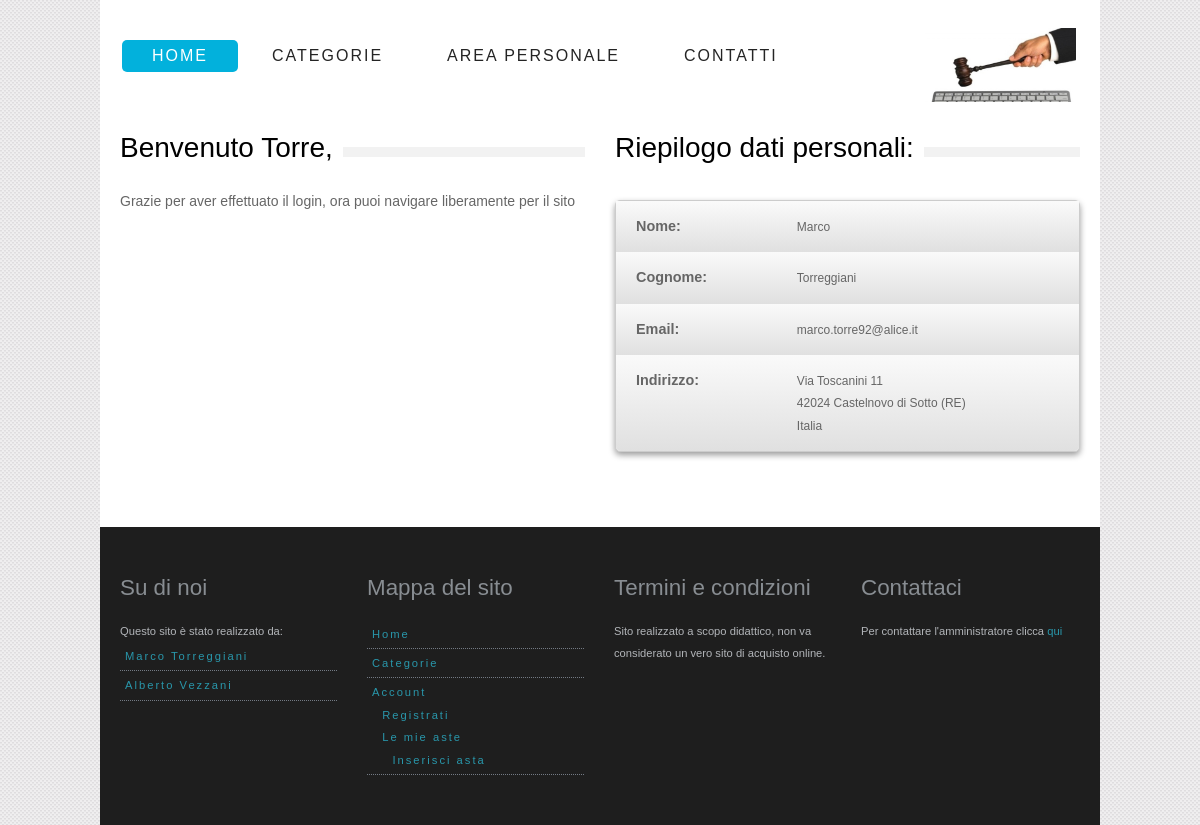
/account/ (signed in), run on the app's committed database.
### AsteOnLine/models.py (models this page shows)
class MyUser (AbstractUser):
    indirizzo=models.TextField(max_length=200)

### GestioneUtenti/views.py (the view)
@login_required(login_url='/account/login')
def portal_main_page(request):
    return render_to_response('GestioneUtenti/profilo.html',{'request':request})

### GestioneUtenti/templates/GestioneUtenti/profilo.html (shortened to what this page needs)
{% extends "GestioneUtenti/base.html" %}
{% block body %}
    <div class="one-half">
        <div class="heading_bg">
            <h2>Benvenuto {{ request.user.username|capfirst }},</h2>
            <p>Grazie per aver effettuato il login, ora puoi navigare liberamente per il sito</p>
        </div>
    </div>
    <div class="one-half last">
        <div class="heading_bg">
            <h2>Riepilogo dati personali:</h2>
            <table>
                <tr>
                    <td><strong>Nome:</strong></td>
                    <td>{{ request.user.first_name }}</td>
                </tr>
                <tr>
                    <td><strong>Cognome:</strong></td>
                    <td>{{ request.user.last_name }}</td>
                </tr>
                <tr>
                    <td><strong>Email:</strong></td>
                    <td>{{ request.user.email }}</td>
                </tr>
                <tr>
                    <td><strong>Indirizzo:</strong></td>
                    <td>{{ request.user.indirizzo|linebreaksbr }}</td>
                </tr>
            </table>
        </div>
    </div>
{% endblock %}

### GestioneUtenti/static/GestioneUtenti/css/style.css (style rules this page uses)
html,body,div,span,applet,object,iframe,h1,h2,h3,h4,h5,h6,p,blockquote,pre,a,abbr,acronym,address,big,cite,code,del,dfn,em,font,img,ins,kbd,q,s,samp,small,strike,strong,sub,sup,tt,var,dl,dt,dd,ol,ul,li,fieldset,form,label,legend,table,caption,tbody,tfoot,thead,tr,th,td { margin:0;padding:0;border:0;outline:0;font-weight:inherit;font-style:inherit;font-family:inherit;vertical-align:baseline }
table { border-collapse:separate;border-spacing:0 }
caption,th,td { text-align:left;font-weight:400 }
body { font-family: Arial, Helvetica, sans-serif; font-size: .875em; line-height: 1.6em; background: #fff url(../img/body_bg.png) fixed; color: #666; }
h1, h2, h3, h4 { font-family: "QuicksandBook", Arial, sans-serif }
h2, h3 { margin: 20px 0; color: #000; font-weight: normal; text-transform:normal }
h2 { font-size: 2em }
.heading_bg { background: url(../img/heading_bg.png) repeat-x 0 30px }
.heading_bg h1, .heading_bg h2, .heading_bg h3, .heading_bg h4 { background: #FFF; padding-right: 10px; display: inline-block }
p { padding: 10px 0; font-size: 1em; }
strong { font-weight: bold; font-size: 1.2em }
table { background:#eaeaea; font-family: Arial, Helvetica, sans-serif; width: 100%; font-size: 12px; margin:20px 0; border-collapse: separate; border:#ccc 1px solid; -moz-border-radius:5px; -webkit-border-radius:5px; border-radius:5px; -moz-box-shadow:0 3px 6px rgba(0, 0, 0, 0.4); box-shadow:0 3px 6px rgba(0, 0, 0, 0.4) }
table td { background-image: -moz-linear-gradient(top, #fafafa, #E0E0E0); background-image: -webkit-gradient(linear, 0% 0%, 0% 100%, from(#fafafa), to(#E0E0E0)); background-image: -webkit-linear-gradient(top, #fafafa, #E0E0E0); background-image: -ms-linear-gradient(top, #fafafa, #E0E0E0); background-image: -o-linear-gradient(top, #fafafa, #E0E0E0); filter: progid:DXImageTransform.Microsoft.gradient(startColorstr='#fafafa', endColorstr='#E0E0E0'); padding: 14px 20px }
table tr:last-child td:first-child { -moz-border-radius-bottomleft: 5px; -webkit-border-bottom-left-radius: 5px; border-bottom-left-radius: 5px }
table tr:last-child td:last-child { -moz-border-radius-bottomright: 5px; -webkit-border-bottom-right-radius:5px; border-bottom-right-radius: 5px }
.one, .one-half, .two-third, .one-third, .one-fourth, .one-fifth, .one-sixth ,.inner-content, .one-third-big { float:left; }
.one-half, .two-third, .one-third, .one-fourth, .one-fifth, .one-sixth, .inner-content,.one-third-big { margin-right: 30px; }
.one-half { width:465px; }
.last { margin-right: 0px!important; }

### data on the page
MyUser: user.username "Torre", user.first_name "Marco", user.last_name "Torreggiani", user.email "marco.torre92@alice.it", user.indirizzo "Via Toscanini 11 42024 Castelnovo di Sotto (RE) Italia"
